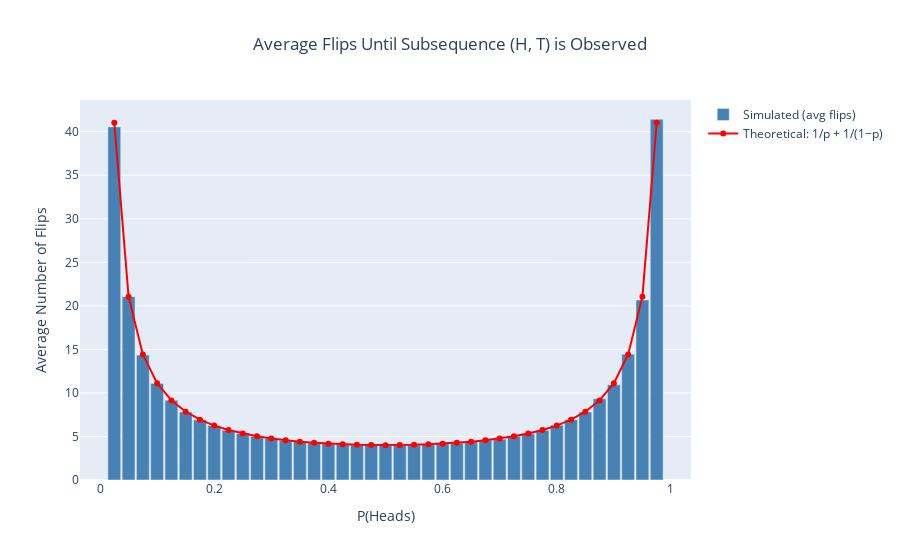

Notebook code cell kept with this figure:
### Code cell
def flips_until_HT(p, rng):
    """Simulate flips of a coin with P(H)=p until the subsequence H,T appears.
       Returns the total number of flips."""
    flips = 0
    prev = None
    while True:
        flip = 'H' if rng.random() < p else 'T'
        flips += 1
        if prev == 'H' and flip == 'T':
            return flips
        prev = flip

num_trials = 10000
probabilities = np.arange(step_size, 1.0, step_size)

# For each probability, run num_trials simulations and record the average flips
avg_flips = []
for p in probabilities:
    trial_results = [flips_until_HT(p, rng) for _ in range(num_trials)]
    avg_flips.append(np.mean(trial_results))

# Theoretical expected number of flips until HT: E = 1/p + 1/(1-p)
theoretical = [1/p + 1/(1-p) for p in probabilities]

fig = go.Figure()
fig.add_trace(go.Bar(
    x=probabilities,
    y=avg_flips,
    name='Simulated (avg flips)',
    marker_color='steelblue'
))
fig.add_trace(go.Scatter(
    x=probabilities,
    y=theoretical,
    name='Theoretical: 1/p + 1/(1−p)',
    mode='lines+markers',
    line=dict(color='red', width=2)
))
fig.update_layout(
    title= dict(
        text='Average Flips Until Subsequence (H, T) is Observed',
        x=0.5,
        xanchor="center",
        ),
    xaxis_title='P(Heads)',
    yaxis_title='Average Number of Flips',
    bargap=0.1
)
fig.show()

### Figure 1 — Plotly figure (JSON) as saved in the notebook; plotly's stock layout.template omitted (floating-point values rounded to 4 significant figures)
{"data": [{"marker": {"color": "steelblue"}, "name": "Simulated (avg flips)", "type": "bar", "x": [0.025, 0.05, 0.075, 0.1, 0.125, 0.15, 0.175, 0.2, 0.225, 0.25, 0.275, 0.3, 0.325, 0.35, 0.375, 0.4, 0.425, 0.45, 0.475, 0.5, 0.525, 0.55, 0.575, 0.6, 0.625, 0.65, 0.675, 0.7, 0.725, 0.75, 0.775, 0.8, 0.825, 0.85, 0.875, 0.9, 0.925, 0.95, 0.975], "y": [40.55, 21.05, 14.34, 11.09, 9.166, 7.807, 6.917, 6.259, 5.716, 5.349, 5.012, 4.753, 4.529, 4.417, 4.269, 4.184, 4.119, 4.023, 4.064, 4.033, 4.013, 4.01, 4.078, 4.169, 4.237, 4.444, 4.577, 4.682, 5.014, 5.322, 5.712, 6.299, 6.936, 7.813, 9.33, 10.93, 14.45, 20.67, 41.43]}, {"line": {"color": "red", "width": 2}, "mode": "lines+markers", "name": "Theoretical: 1/p + 1/(1−p)", "type": "scatter", "x": [0.025, 0.05, 0.075, 0.1, 0.125, 0.15, 0.175, 0.2, 0.225, 0.25, 0.275, 0.3, 0.325, 0.35, 0.375, 0.4, 0.425, 0.45, 0.475, 0.5, 0.525, 0.55, 0.575, 0.6, 0.625, 0.65, 0.675, 0.7, 0.725, 0.75, 0.775, 0.8, 0.825, 0.85, 0.875, 0.9, 0.925, 0.95, 0.975], "y": [41.03, 21.05, 14.41, 11.11, 9.143, 7.843, 6.926, 6.25, 5.735, 5.333, 5.016, 4.762, 4.558, 4.396, 4.267, 4.167, 4.092, 4.04, 4.01, 4, 4.01, 4.04, 4.092, 4.167, 4.267, 4.396, 4.558, 4.762, 5.016, 5.333, 5.735, 6.25, 6.926, 7.843, 9.143, 11.11, 14.41, 21.05, 41.03]}], "layout": {"bargap": 0.1, "title": {"text": "Average Flips Until Subsequence (H, T) is Observed", "x": 0.5, "xanchor": "center"}, "xaxis": {"title": {"text": "P(Heads)"}}, "yaxis": {"title": {"text": "Average Number of Flips"}}}}
